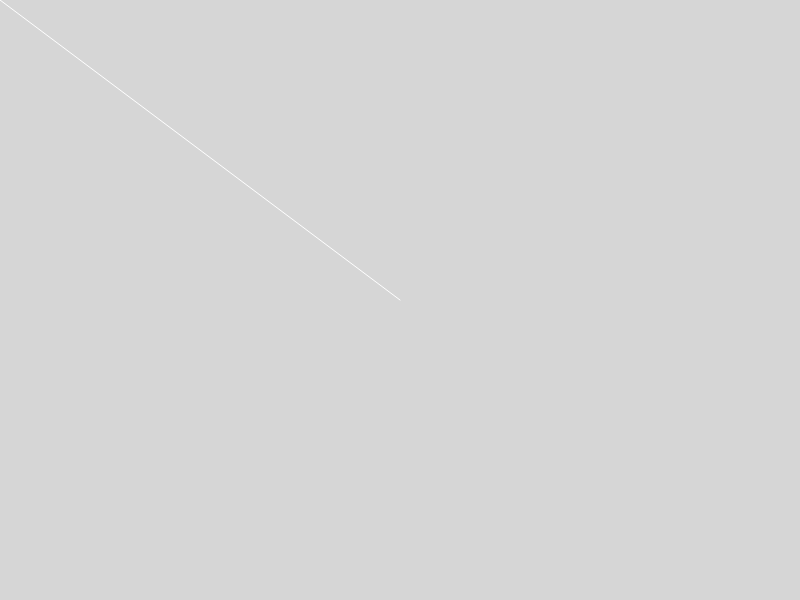
Frame 1 (no input)
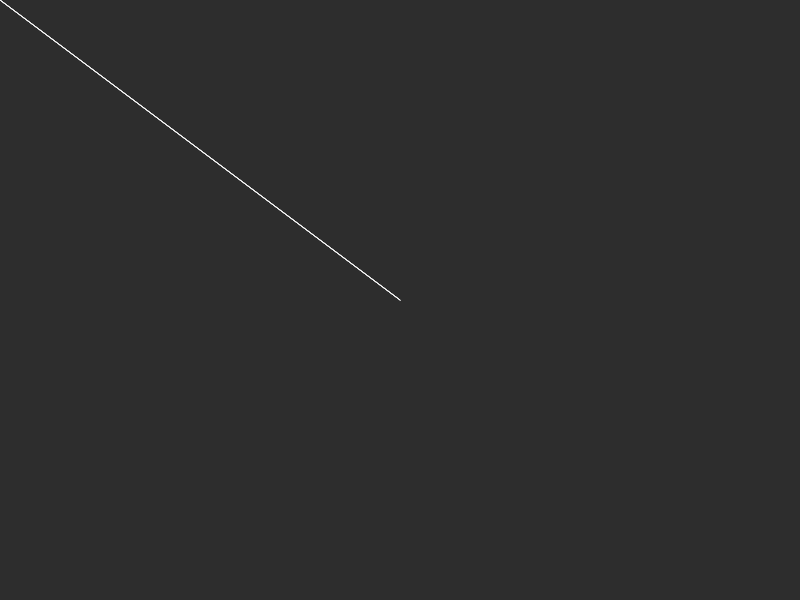
Frame 60 (no input)
Frame 120 (the mouse pressed at the canvas centre since frame 60): identical to frame 60, image omitted

The p5.js sketch that drew these frames (run headless with seeded random() and noise() and a simulated clock; from frame 60 on, the mouse is pressed at the canvas centre):

// p5.js sketch
// ── sketch.js
/* Daniel Duncan
9/12/2025*/

function setup() {
  createCanvas(800, 600);
}

function draw() {
  background(50,50);

  stroke(255,255,255)
  line(0,0,400,300)
  
}
